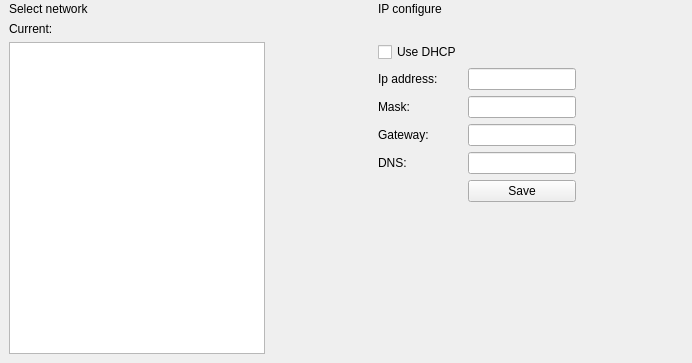
<?xml version="1.0" encoding="UTF-8"?>
<ui version="4.0">
 <class>QQTManageEthenetWidget</class>
 <widget class="QWidget" name="QQTManageEthenetWidget">
  <property name="geometry">
   <rect>
    <x>0</x>
    <y>0</y>
    <width>692</width>
    <height>363</height>
   </rect>
  </property>
  <property name="windowTitle">
   <string>Form</string>
  </property>
  <layout class="QVBoxLayout" name="verticalLayout">
   <property name="spacing">
    <number>0</number>
   </property>
   <property name="leftMargin">
    <number>0</number>
   </property>
   <property name="topMargin">
    <number>0</number>
   </property>
   <property name="rightMargin">
    <number>0</number>
   </property>
   <property name="bottomMargin">
    <number>0</number>
   </property>
   <item>
    <widget class="QWidget" name="widgetIP" native="true">
     <layout class="QGridLayout" name="gridLayout_9">
      <property name="topMargin">
       <number>2</number>
      </property>
      <item row="0" column="0">
       <widget class="QLabel" name="label_11">
        <property name="sizePolicy">
         <sizepolicy hsizetype="Preferred" vsizetype="Maximum">
          <horstretch>0</horstretch>
          <verstretch>0</verstretch>
         </sizepolicy>
        </property>
        <property name="text">
         <string>Select network</string>
        </property>
       </widget>
      </item>
      <item row="0" column="2">
       <widget class="QLabel" name="label_12">
        <property name="text">
         <string>IP configure</string>
        </property>
       </widget>
      </item>
      <item row="1" column="0">
       <widget class="QLabel" name="lb_curnet">
        <property name="text">
         <string>Current:</string>
        </property>
       </widget>
      </item>
      <item row="2" column="0" rowspan="7">
       <widget class="QQTWIFIWidget" name="tableView_Wifi"/>
      </item>
      <item row="2" column="2">
       <widget class="QCheckBox" name="chk_dhcp">
        <property name="text">
         <string>Use DHCP</string>
        </property>
        <property name="checked">
         <bool>false</bool>
        </property>
       </widget>
      </item>
      <item row="3" column="2">
       <widget class="QLabel" name="label">
        <property name="text">
         <string>Ip address:</string>
        </property>
       </widget>
      </item>
      <item row="3" column="3">
       <widget class="QLineEdit" name="lineEdit_ip"/>
      </item>
      <item row="4" column="2">
       <widget class="QLabel" name="label_2">
        <property name="text">
         <string>Mask:</string>
        </property>
       </widget>
      </item>
      <item row="4" column="3">
       <widget class="QLineEdit" name="lineEdit_mask"/>
      </item>
      <item row="4" column="4">
       <spacer name="horizontalSpacer">
        <property name="orientation">
         <enum>Qt::Horizontal</enum>
        </property>
        <property name="sizeHint" stdset="0">
         <size>
          <width>59</width>
          <height>20</height>
         </size>
        </property>
       </spacer>
      </item>
      <item row="5" column="2">
       <widget class="QLabel" name="label_3">
        <property name="text">
         <string>Gateway:</string>
        </property>
       </widget>
      </item>
      <item row="5" column="3">
       <widget class="QLineEdit" name="lineEdit_gateway"/>
      </item>
      <item row="6" column="1">
       <spacer name="horizontalSpacer_2">
        <property name="orientation">
         <enum>Qt::Horizontal</enum>
        </property>
        <property name="sizeType">
         <enum>QSizePolicy::Expanding</enum>
        </property>
        <property name="sizeHint" stdset="0">
         <size>
          <width>60</width>
          <height>20</height>
         </size>
        </property>
       </spacer>
      </item>
      <item row="6" column="2">
       <widget class="QLabel" name="label_4">
        <property name="text">
         <string>DNS:</string>
        </property>
       </widget>
      </item>
      <item row="6" column="3">
       <widget class="QLineEdit" name="lineEdit_dns"/>
      </item>
      <item row="7" column="3">
       <widget class="QQTPushButton" name="btn_saveip">
        <property name="text">
         <string>Save</string>
        </property>
       </widget>
      </item>
      <item row="8" column="3">
       <spacer name="verticalSpacer_2">
        <property name="orientation">
         <enum>Qt::Vertical</enum>
        </property>
        <property name="sizeHint" stdset="0">
         <size>
          <width>20</width>
          <height>119</height>
         </size>
        </property>
       </spacer>
      </item>
     </layout>
    </widget>
   </item>
  </layout>
 </widget>
 <customwidgets>
  <customwidget>
   <class>QQTPushButton</class>
   <extends>QPushButton</extends>
   <header>qqtpushbutton.h</header>
  </customwidget>
  <customwidget>
   <class>QQTWIFIWidget</class>
   <extends>QTableView</extends>
   <header>qqtwifiwidget.h</header>
  </customwidget>
 </customwidgets>
 <resources/>
 <connections/>
</ui>
